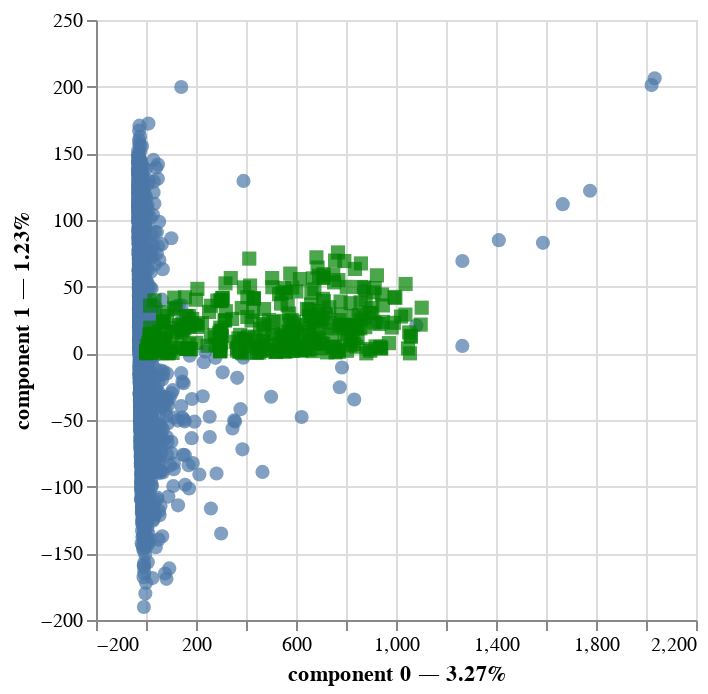

Notebook code for this chart:
### Code cell
famd.plot(
    countries,
    x_component=0,
    y_component=1
)

### Figure 1 — Vega-Lite specification as saved in the notebook (floating-point values rounded to 4 significant figures; data arrays with more than 128 entries replaced by an {"elided": "..."} marker saying what was removed)
{"config": {"view": {"continuousWidth": 300, "continuousHeight": 300}}, "layer": [{"data": {"name": "data-cfcdecbfb48bbd719adda55f25fcbe61"}, "mark": {"type": "circle", "size": 50}, "encoding": {"tooltip": [{"field": "index", "type": "quantitative"}, {"field": "component 0", "type": "quantitative"}, {"field": "component 1", "type": "quantitative"}], "x": {"axis": {"title": "component 0 — 3.27%"}, "field": "component 0", "scale": {"zero": false}, "type": "quantitative"}, "y": {"axis": {"title": "component 1 — 1.23%"}, "field": "component 1", "scale": {"zero": false}, "type": "quantitative"}}, "name": "view_2"}, {"data": {"name": "data-ca40346effc4db429052e39dbc9f08f4"}, "mark": {"type": "square", "color": "green", "size": 50}, "encoding": {"tooltip": [{"field": "variable", "type": "nominal"}], "x": {"field": "component 0", "scale": {"zero": false}, "type": "quantitative"}, "y": {"field": "component 1", "scale": {"zero": false}, "type": "quantitative"}}}], "params": [{"name": "param_2", "select": {"type": "interval", "encodings": ["x", "y"]}, "bind": "scales", "views": ["view_2"]}], "$schema": "https://vega.github.io/schema/vega-lite/v5.20.1.json", "datasets": {"data-cfcdecbfb48bbd719adda55f25fcbe61": {"elided": "2596 records"}, "data-ca40346effc4db429052e39dbc9f08f4": {"elided": "346 records"}}}
